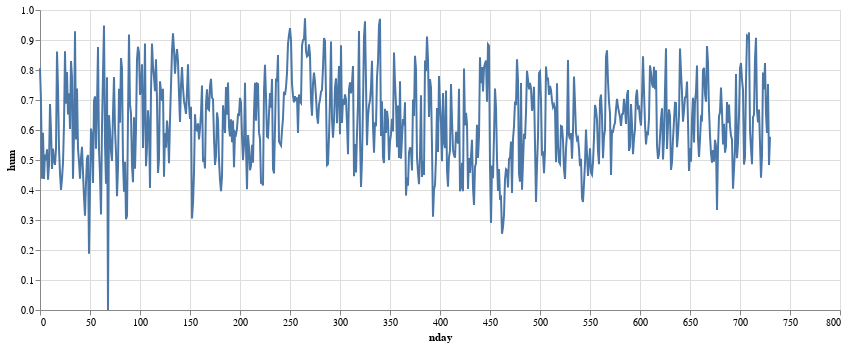

The notebook cell this image was saved under:
### Code cell
alt.Chart(bike_day).mark_line().encode(
    x = 'nday:Q',
    y = 'hum:Q'
).properties(width=800)

### Figure 1 — Vega-Lite specification as saved in the notebook (floating-point values rounded to 4 significant figures; data arrays with more than 128 entries replaced by an {"elided": "..."} marker saying what was removed)
{"config": {"view": {"continuousWidth": 400, "continuousHeight": 300}}, "data": {"name": "data-9c542c975b2997377ffefd22a2463605"}, "mark": "line", "encoding": {"x": {"type": "quantitative", "field": "nday"}, "y": {"type": "quantitative", "field": "hum"}}, "width": 800, "$schema": "https://vega.github.io/schema/vega-lite/v4.8.1.json", "datasets": {"data-9c542c975b2997377ffefd22a2463605": {"elided": "731 records"}}}
